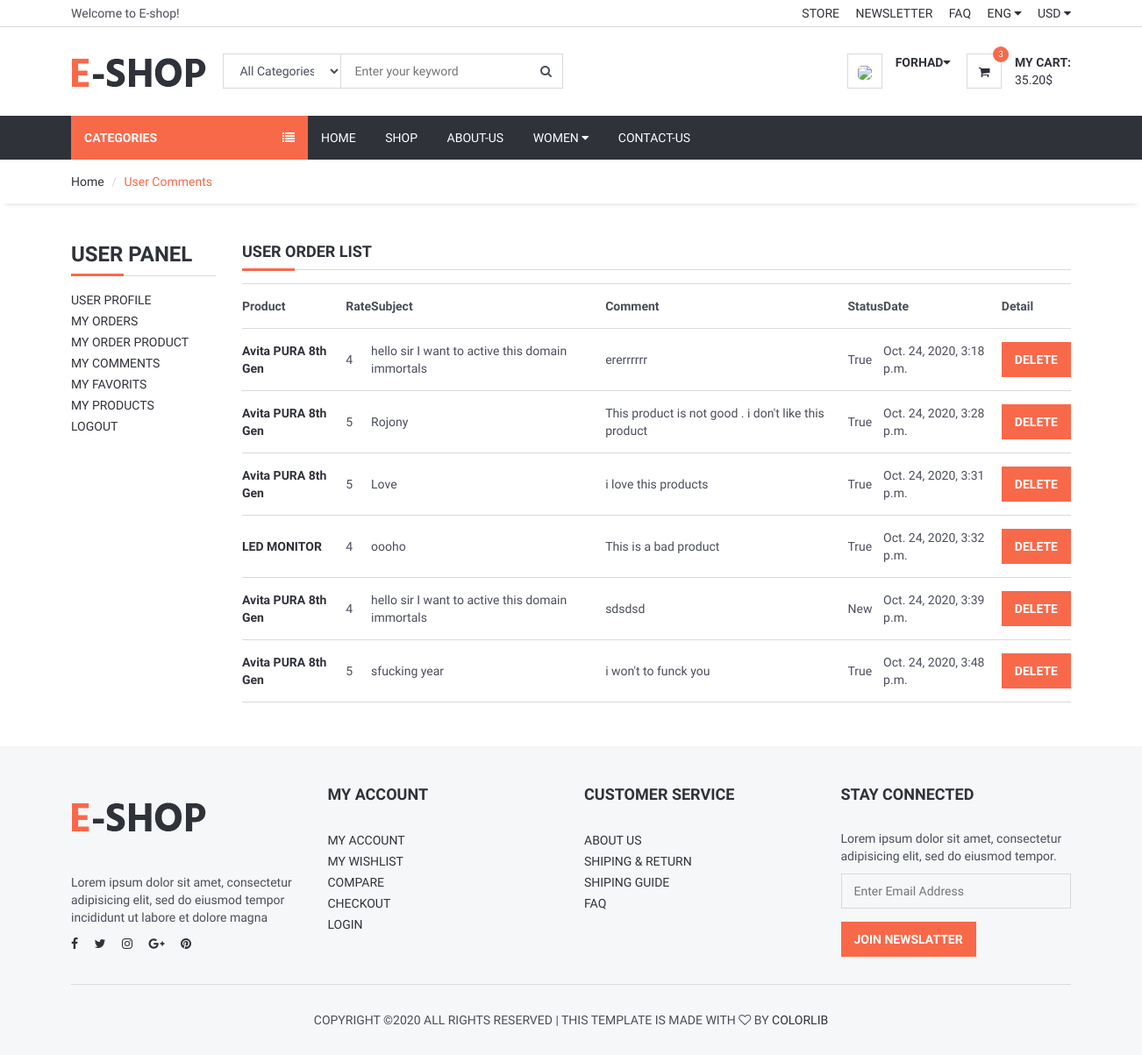
/user/comments/ (signed in), run on the app's committed database.
### product/models.py (models this page shows, shortened)
class Comment(models.Model):
    STATUS = (
        ('New', 'New'),
        ('True', 'True'),
        ('False', 'False'),
    )
    product = models.ForeignKey(Product, on_delete=models.CASCADE)
    user = models.ForeignKey(User, on_delete=models.CASCADE)
    subject = models.CharField(max_length=50, blank=True)
    comment = models.CharField(max_length=250, blank=True)
    rate = models.IntegerField(default=1)
    ip = models.CharField(max_length=20, blank=True)
    status = models.CharField(max_length=10, choices=STATUS, default='New')
    create_at = models.DateTimeField(auto_now_add=True)
    update_at = models.DateTimeField(auto_now=True)

class Product(models.Model):
    STATUS = (
        ('True', 'True'),
        ('False', 'False'),
    )
    category = models.ForeignKey(Category, on_delete=models.CASCADE)  # many to one relation with Category
    title = models.CharField(max_length=150)
    keywords = models.CharField(max_length=255)
    description = models.TextField(max_length=255)
    image = models.ImageField(upload_to='images/', null=False)
    price = models.DecimalField(max_digits=12, decimal_places=2, default=0)
    amount = models.IntegerField(default=0)
    minamount = models.IntegerField(default=3)
    detail = RichTextUploadingField()
    slug = models.SlugField(null=False, unique=True)
    status = models.CharField(max_length=10, choices=STATUS)
    create_at = models.DateTimeField(auto_now_add=True)
    update_at = models.DateTimeField(auto_now=True)
    def image_tag(self):
        return mark_safe('<img src="{}" height="50"/>'.format(self.image.url))
    image_tag.short_description = 'Image'

### user/views.py (the view)
# urls.py: path('comments/', views.user_comments, name='user_comments'),
def user_comments(request):
    category = Category.objects.all()
    current_user = request.user
    comments = Comment.objects.filter(user_id=current_user.id)
    context = {
        'category': category,
        'comments': comments,
    }
    return render(request, 'user_comments.html', context)

### user/templates/user_comments.html (shortened to what this page needs)
{% extends 'homebase.html' %}
{% block sidebar %} {% include 'sidebar.html' %} {% endblock %}
{% block body %}
    <div id="breadcrumb">
        <div class="container">
            <ul class="breadcrumb">
                <li><a href="/">Home</a></li>
                <li class="active">User Comments</li>
            </ul>
        </div>
    </div>
    <div class="section">
        <div class="container">
            <div class="row">
                <div class="col-md-2">
                    {% include "user_panel.html" %}
                </div>
                <div class="col-md-10">
                    <div class="section-title">
                        <h4 class="title">User Order List</h4>
                    </div>
                    <table class="shopping-cart-table table">
                        <tr>
                            <th class="text-left">Product </th>
                            <th class="text-left">Rate </th>
                            <th class="text-left">Subject </th>
                            <th class="text-left">Comment </th>
                            <th class="text-left">Status </th>
                            <th class="text-left">Date </th>
                            <th class="text-left">Detail </th>
                        </tr>
                        {% for rs in comments %}
                            <tr>
                                <td class="text-left">
                                    <a href="/product/{{ rs.product_id }}/{{ rs.product.slug }}">
                                        <strong> {{ rs.product.title}}</strong>
                                    </a>
                                </td>
                                <td class="text-left">{{ rs.rate}} </td>
                                <td class="text-left">{{ rs.subject}} </td>
                                <td class="text-left">{{ rs.comment}} </td>
                                <td class="text-left">{{ rs.status}} </td>
                                <td class="text-left">{{ rs.create_at}} </td>
                                <td class="text-left">
                                    <a class="primary-btn" href="/user/deletecomment/{{ rs.id }}" onclick="return confirm('Will be Delete ! Are you sure?')"> Delete </a>
                                </td>
                            </tr>
                        {% endfor %}
                    </table>
                </div>
            </div>
        </div>
    </div>
{% endblock %}

### home/templates/header.html (shortened to what this page needs)
{% load static %}
	<header>
		<div id="top-header">
			<div class="container">
				<div class="pull-left">
					<span>Welcome to E-shop!</span>
				</div>
				<div class="pull-right">
					<ul class="header-top-links">
						<li><a href="#">Store</a></li>
						<li><a href="#">Newsletter</a></li>
						<li><a href="/faq">FAQ</a></li>
						<li class="dropdown default-dropdown">
							<a class="dropdown-toggle" data-toggle="dropdown" aria-expanded="true">ENG <i class="fa fa-caret-down"></i></a>
						</li>
						<li class="dropdown default-dropdown">
							<a class="dropdown-toggle" data-toggle="dropdown" aria-expanded="true">USD <i class="fa fa-caret-down"></i></a>
						</li>
					</ul>
				</div>
			</div>
		</div>
		<div id="header">
			<div class="container">
				<div class="pull-left">
					<div class="header-logo">
						<a class="logo" href="#">
							<img src="{% static './img/logo.png' %}" alt="">
						</a>
					</div>
					<div class="header-search">
						<form action="/search/" method="post">
							<input id="query" name="query" class="input search-input" type="text" placeholder="Enter your keyword">
							<select name="catid" class="input search-categories">
								<option value="0">All Categories</option>
								{% load mptt_tags %}
							</select>
							<button class="search-btn"><i class="fa fa-search"></i></button>
						</form>
					</div>
				</div>
				<div class="pull-right">
					<ul class="header-btns">
						<li class="header-account dropdown default-dropdown">
							{% if user.id is not None  %}
								<div class="dropdown-toggle" role="button" data-toggle="dropdown" aria-expanded="true">
									<div class="header-btns-icon">
										 <img src="{{ request.session.userimage }}" style="height: 40px; border-radius: 30%">
									</div>
									<strong class="text-uppercase">{{user.first_name}}<i class="fa fa-caret-down"></i></strong>
								</div>
							{% else %}
							<a href="/login" class="text-uppercase"><b>Login</b></a> / <a href="/signup" class="text-uppercase"><b>Signup</b></a>
							{% endif %}
						</li>
						<li class="header-cart dropdown default-dropdown">
							<a href="/shopcart">
								<div class="header-btns-icon">
									<i class="fa fa-shopping-cart"></i>
									<span class="qty">3</span>
								</div>
								<strong class="text-uppercase">My Cart:</strong>
								<br>
								<span>35.20$</span>
							</a>
						</li>
					</ul>
				</div>
			</div>
		</div>
	</header>

### home/static/css/style.css (style rules this page uses)
body { font-family: 'Hind', sans-serif; color: #4A4E5A; overflow-x: hidden; }
h1, h2, h3, h4, h5, h6 { color: #30323A; margin: 0 0 10px; font-weight: 700; }
a { color: #30323A; -webkit-transition: 0.3s color; transition: 0.3s color; }
strong { color: #30323A; }
ul, ol { margin: 0; padding: 0; list-style: none }
.main-btn, .primary-btn { display: inline-block; padding: 10px 15px; text-transform: uppercase; font-weight: 700; border: none; -webkit-transition: 0.3s all; transition: 0.3s all; }
.primary-btn { color: #FFF; background-color: #F8694A; }
.input { width: 100%; height: 40px; padding: 0px 15px; border: none; background-color: transparent; -webkit-box-shadow: 0px 0px 0px 1px #DADADA inset, 0px 0px 0px 5px transparent; box-shadow: 0px 0px 0px 1px #DADADA inset, 0px 0px 0px 5px transparent; -webkit-transition: 0.3s all; transition: 0.3s all; }
.section { padding-top: 30px; padding-bottom: 30px; }
.section-title { position: relative; margin-bottom: 15px; margin-top: 15px; border-bottom: 1px solid #DADADA; }
.section-title .title { display: inline-block; text-transform: uppercase; }
.section-title:after { content: ""; position: absolute; left: 0; bottom: -1.5px; height: 3px; width: 60px; background-color: #F8694A; }
#breadcrumb { -webkit-box-shadow: 0px 6px 6px -6px rgba(0, 0, 0, 0.175); box-shadow: 0px 6px 6px -6px rgba(0, 0, 0, 0.175); }
.breadcrumb { background-color: transparent; border: none; border-radius: 0px; padding: 15px 0px; margin: 0; }
.breadcrumb>.active { color: #F8694A; }
.breadcrumb>li+li:before { color: #DADADA; }
#header { padding-top: 15px; padding-bottom: 15px; }
#top-header { padding-top: 5px; padding-bottom: 5px; border-bottom: 1px solid #DADADA; }
.header-top-links>li { display: inline-block; }
.header-top-links>li+li { margin-left: 15px; }
.header-top-links>li>a { cursor: pointer; text-transform: uppercase; }
.header-logo { display: inline-block; margin-right: 15px; }
.header-logo .logo>img { width: 100%; max-height: 70px; }
.header-search { display: inline-block; padding: 15px 0px; max-width: 400px; }
.header-search>form { position: relative; }
.header-search>form .search-input { padding-left: 150px; padding-right: 45px; }
.header-search>form .search-categories { position: absolute; left: 0px; top: 0px; width: 135px; }
.header-search>form .search-btn { position: absolute; top: 0px; right: 0px; width: 40px; height: 40px; background-color: transparent; border: none; }
.header-btns>li { display: inline-block; vertical-align: top; padding: 15px 0px; }
.header-btns>li+li { margin-left: 15px; }
.header-btns>li .header-btns-icon { position: relative; float: left; margin-right: 15px; width: 40px; height: 40px; line-height: 40px; text-align: center; color: #30323A; background-color: #FFF; border: 1px solid #DADADA; }
.header-btns .dropdown-toggle { display: block; cursor: pointer; }
.header-cart .header-btns-icon .qty { position: absolute; right: -9px; top: -9px; width: 18px; height: 18px; line-height: 18px; text-align: center; font-size: 10px; background: #F8694A; color: #FFF; border-radius: 50%; }
.shopping-cart-table>tbody>tr>td, .shopping-cart-table>tbody>tr>th, .shopping-cart-table>tfoot>tr>td, .shopping-cart-table>tfoot>tr>th, .shopping-cart-table>thead>tr>td, .shopping-cart-table>thead>tr>th { padding: 15px 0px; vertical-align: middle; border-top: 1px solid #DADADA; }
.shopping-cart-table>tbody>tr:last-child>td { border-bottom: 1px solid #DADADA; }

### data on the page
Comment: product "Avita PURA 8th Gen", rate "4", subject "hello sir I want to active this domain immortals", comment "ererrrrrr", status "True", create_at "Oct. 24, 2020, 3:18 p.m."
Comment: product "Avita PURA 8th Gen", rate "5", subject "Rojony", comment "This product is not good . i don't like this product", status "True", create_at "Oct. 24, 2020, 3:28 p.m."
Comment: product "Avita PURA 8th Gen", rate "5", subject "Love", comment "i love this products", status "True", create_at "Oct. 24, 2020, 3:31 p.m."
Comment: product "LED MONITOR", rate "4", subject "oooho", comment "This is a bad product", status "True", create_at "Oct. 24, 2020, 3:32 p.m."
Comment: product "Avita PURA 8th Gen", rate "4", subject "hello sir I want to active this domain immortals", comment "sdsdsd", status "New", create_at "Oct. 24, 2020, 3:39 p.m."
Comment: product "Avita PURA 8th Gen", rate "5", subject "sfucking year", comment "i won't to funck you", status "True", create_at "Oct. 24, 2020, 3:48 p.m."

### other printed values
{{ user.first_name }} "FORHAD"
